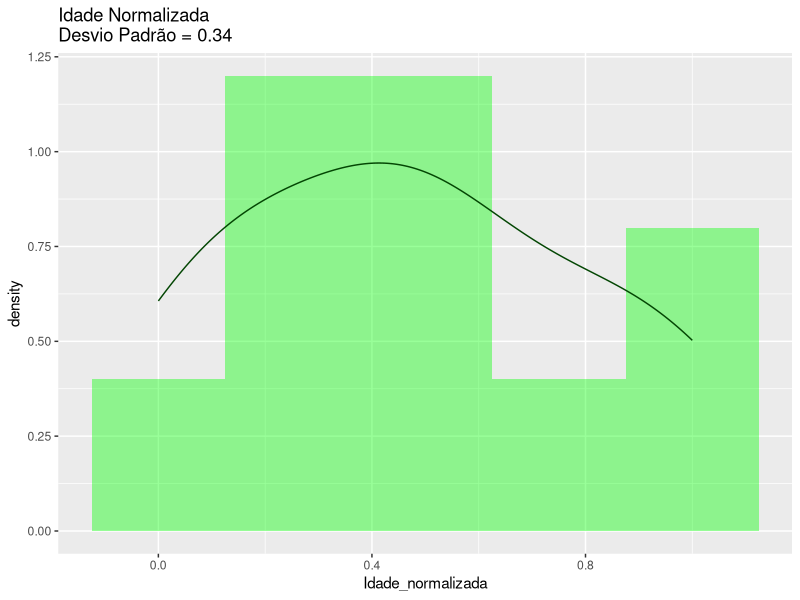
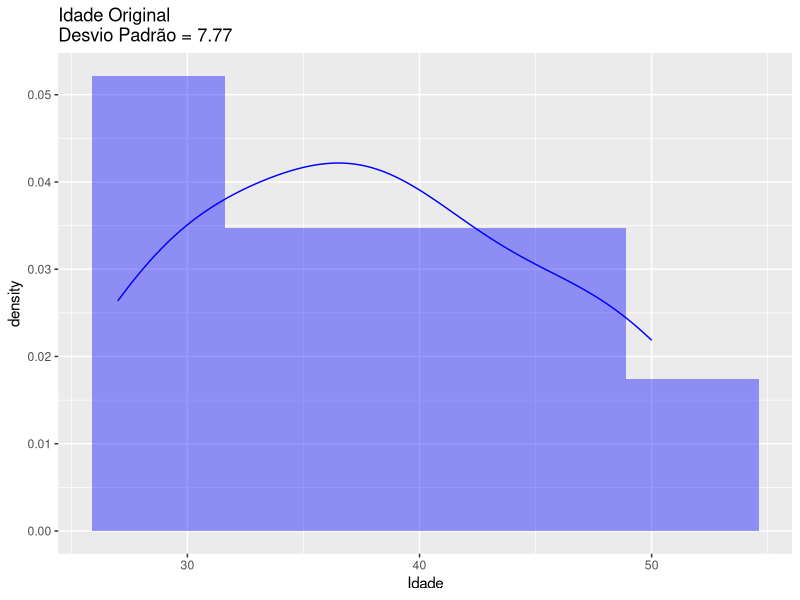
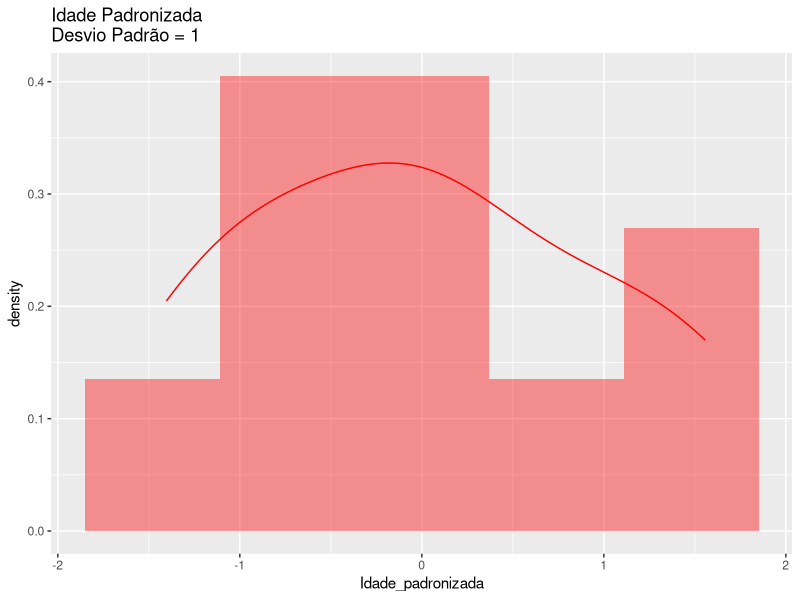
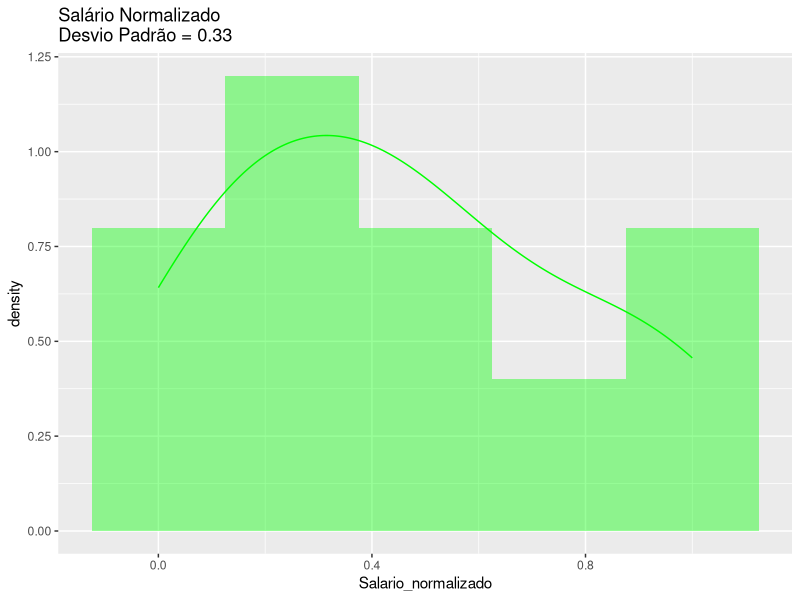
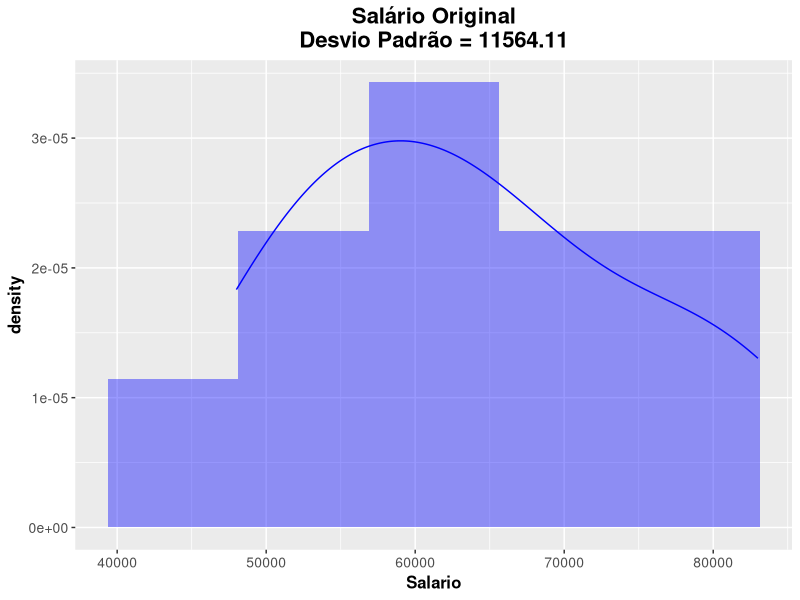
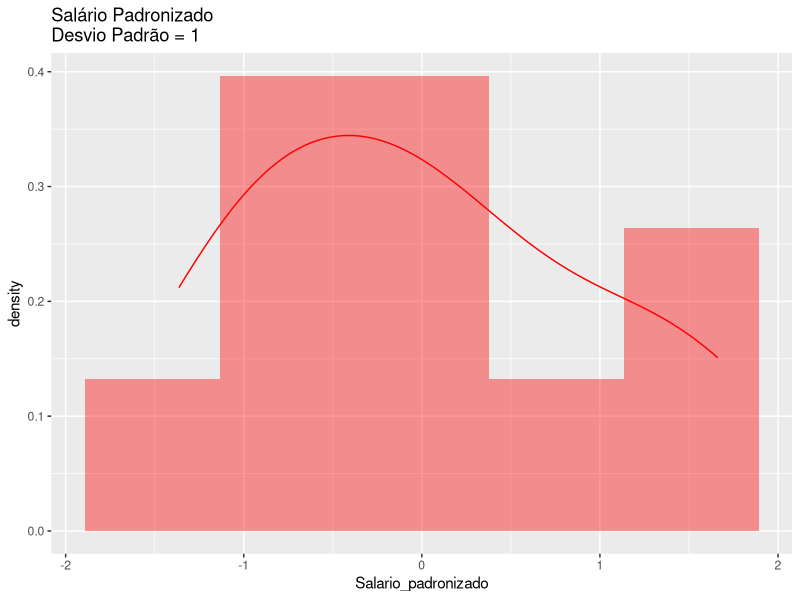

Generate these figures, in order, with R: (Note: this script raises an error after producing the figures.)
# Pacotes necessários
library(ggplot2)
library(gridExtra)

# Criando o dataframe original
df <- data.frame(
  Pais = c("França", "Espanha", "Alemanha", "Espanha", "Alemanha", "França", "Espanha", "França", "Alemanha", "França"),
  Idade = c(44, 27, 30, 38, 40, 35, 30, 48, 50, 37),
  Salario = c(72000, 48000, 54000, 61000, 63730, 58000, 52000, 79000, 83000, 67000),
  Compra_aprovada = c("Não", "Sim", "Não", "Não", NA, "Sim", "Não", "Sim", "Não", "Sim")
)

# Padronizando as colunas "Idade" e "Salario"
df$Idade_padronizada <- scale(df$Idade)
df$Salario_padronizado <- scale(df$Salario)

# Normalizando as colunas "Idade" e "Salario" usando a técnica de máximos e mínimos
normalize <- function(x) {
  return ((x - min(x)) / (max(x) - min(x)))
}
df$Idade_normalizada <- normalize(df$Idade)
df$Salario_normalizado <- normalize(df$Salario)

# Criando histogramas para "Idade"
hist_idade_original <- ggplot(df, aes(x = Idade)) + 
  geom_histogram(aes(y = ..density..), bins = 5, fill = "blue", alpha = 0.4) +
  geom_density(color = "blue") +
  ggtitle(paste("Idade Original\nDesvio Padrão =", round(sd(df$Idade), 2)))

hist_idade_padronizada <- ggplot(df, aes(x = Idade_padronizada)) + 
  geom_histogram(aes(y = ..density..), bins = 5, fill = "red", alpha = 0.4) +
  geom_density(color = "red") +
  ggtitle(paste("Idade Padronizada\nDesvio Padrão =", round(sd(df$Idade_padronizada), 2)))

hist_idade_normalizada <- ggplot(df, aes(x = Idade_normalizada)) + 
  geom_histogram(aes(y = ..density..), bins = 5, fill = "green", alpha = 0.4) +
  geom_density(color = "green") +
  ggtitle(paste("Idade Normalizada\nDesvio Padrão =", round(sd(df$Idade_normalizada), 2)))

# Criando histogramas para "Salario"
hist_salario_original <- ggplot(df, aes(x = Salario)) + 
  geom_histogram(aes(y = ..density..), bins = 5, fill = "blue", alpha = 0.4) +
  geom_density(color = "blue") +
  ggtitle(paste("Salário Original\nDesvio Padrão =", round(sd(df$Salario), 2)))

hist_salario_padronizado <- ggplot(df, aes(x = Salario_padronizado)) + 
  geom_histogram(aes(y = ..density..), bins = 5, fill = "red", alpha = 0.4) +
  geom_density(color = "red") +
  ggtitle(paste("Salário Padronizado\nDesvio Padrão =", round(sd(df$Salario_padronizado), 2)))

hist_salario_normalizado <- ggplot(df, aes(x = Salario_normalizado)) + 
  geom_histogram(aes(y = ..density..), bins = 5, fill = "green", alpha = 0.4) +
  geom_density(color = "green") +
  ggtitle(paste("Salário Normalizado\nDesvio Padrão =", round(sd(df$Salario_normalizado), 2)))# Pacotes necessários
library(ggplot2)
library(gridExtra)

# Criando o dataframe original
df <- data.frame(
  Pais = c("França", "Espanha", "Alemanha", "Espanha", "Alemanha", "França", "Espanha", "França", "Alemanha", "França"),
  Idade = c(44, 27, 30, 38, 40, 35, 30, 48, 50, 37),
  Salario = c(72000, 48000, 54000, 61000, 63730, 58000, 52000, 79000, 83000, 67000),
  Compra_aprovada = c("Não", "Sim", "Não", "Não", NA, "Sim", "Não", "Sim", "Não", "Sim")
)

# Padronizando as colunas "Idade" e "Salario"
df$Idade_padronizada <- scale(df$Idade)
df$Salario_padronizado <- scale(df$Salario)

# Normalizando as colunas "Idade" e "Salario" usando a técnica de máximos e mínimos
normalize <- function(x) {
  return ((x - min(x)) / (max(x) - min(x)))
}
df$Idade_normalizada <- normalize(df$Idade)
df$Salario_normalizado <- normalize(df$Salario)

# Criando histogramas para "Idade"
hist_idade_original <- ggplot(df, aes(x = Idade)) + 
  geom_histogram(aes(y = ..density..), bins = 5, fill = "blue", alpha = 0.4) +
  geom_density(color = "blue") +
  ggtitle(paste("Idade Original\nDesvio Padrão =", round(sd(df$Idade), 2)))

hist_idade_padronizada <- ggplot(df, aes(x = Idade_padronizada)) + 
  geom_histogram(aes(y = ..density..), bins = 5, fill = "red", alpha = 0.4) +
  geom_density(color = "red") +
  ggtitle(paste("Idade Padronizada\nDesvio Padrão =", round(sd(df$Idade_padronizada), 2)))

hist_idade_normalizada <- ggplot(df, aes(x = Idade_normalizada)) + 
  geom_histogram(aes(y = ..density..), bins = 5, fill = "green", alpha = 0.4) +
  geom_density(color = "#034603") +
  ggtitle(paste("Idade Normalizada\nDesvio Padrão =", round(sd(df$Idade_normalizada), 2)))

# Criando histogramas para "Salario"
hist_salario_original <- ggplot(df, aes(x = Salario)) + 
  geom_histogram(aes(y = ..density..), bins = 5, fill = "blue", alpha = 0.4) +
  geom_density(color = "blue") +
  ggtitle(paste("Salário Original\nDesvio Padrão =", round(sd(df$Salario), 2)))+
  theme(plot.title = element_text(size = 16, face = "bold", hjust = 0.5),
        axis.title = element_text(size = 12, face = "bold"),
        axis.text = element_text(size = 10))

hist_salario_padronizado <- ggplot(df, aes(x = Salario_padronizado)) + 
  geom_histogram(aes(y = ..density..), bins = 5, fill = "red", alpha = 0.4) +
  geom_density(color = "red") +
  ggtitle(paste("Salário Padronizado\nDesvio Padrão =", round(sd(df$Salario_padronizado), 2)))
+# Pacotes necessários
library(ggplot2)
library(gridExtra)

# Criando o dataframe original
df <- data.frame(
  Pais = c("França", "Espanha", "Alemanha", "Espanha", "Alemanha", "França", "Espanha", "França", "Alemanha", "França"),
  Idade = c(44, 27, 30, 38, 40, 35, 30, 48, 50, 37),
  Salario = c(72000, 48000, 54000, 61000, 63730, 58000, 52000, 79000, 83000, 67000),
  Compra_aprovada = c("Não", "Sim", "Não", "Não", NA, "Sim", "Não", "Sim", "Não", "Sim")
)

# Padronizando as colunas "Idade" e "Salario"
df$Idade_padronizada <- scale(df$Idade)
df$Salario_padronizado <- scale(df$Salario)

# Normalizando as colunas "Idade" e "Salario" usando a técnica de máximos e mínimos
normalize <- function(x) {
  return ((x - min(x)) / (max(x) - min(x)))
}
df$Idade_normalizada <- normalize(df$Idade)
df$Salario_normalizado <- normalize(df$Salario)

# Criando histogramas para "Idade"
hist_idade_original <- ggplot(df, aes(x = Idade)) + 
  geom_histogram(aes(y = ..density..), bins = 5, fill = "blue", alpha = 0.4) +
  geom_density(color = "blue") +
  ggtitle(paste("Idade Original\nDesvio Padrão =", round(sd(df$Idade), 2)))

hist_idade_padronizada <- ggplot(df, aes(x = Idade_padronizada)) + 
  geom_histogram(aes(y = ..density..), bins = 5, fill = "red", alpha = 0.4) +
  geom_density(color = "red") +
  ggtitle(paste("Idade Padronizada\nDesvio Padrão =", round(sd(df$Idade_padronizada), 2)))

hist_idade_normalizada <- ggplot(df, aes(x = Idade_normalizada)) + 
  geom_histogram(aes(y = ..density..), bins = 5, fill = "green", alpha = 0.4) +
  geom_density(color = "#016501") +
  ggtitle(paste("Idade Normalizada\nDesvio Padrão =", round(sd(df$Idade_normalizada), 2)))

# Criando histogramas para "Salario"
hist_salario_original <- ggplot(df, aes(x = Salario)) + 
  geom_histogram(aes(y = ..density..), bins = 5, fill = "blue", alpha = 0.4) +
  geom_density(color = "blue") +
  ggtitle(paste("Salário Original\nDesvio Padrão =", round(sd(df$Salario), 2)))+
  theme(plot.title = element_text(size = 16, face = "bold", hjust = 0.5),
        axis.title = element_text(size = 12, face = "bold"),
        axis.text = element_text(size = 10))

hist_salario_padronizado <- ggplot(df, aes(x = Salario_padronizado)) + 
  geom_histogram(aes(y = ..density..), bins = 5, fill = "red", alpha = 0.4) +
  geom_density(color = "red") +
  ggtitle(paste("Salário Padronizado\nDesvio Padrão =", round(sd(df$Salario_padronizado), 2)))+
  theme(plot.title = element_text(size = 16, face = "bold", hjust = 0.5),
        axis.title = element_text(size = 12, face = "bold"),
        axis.text = element_text(size = 10))
hist_salario_normalizado <- ggplot(df, aes(x = Salario_normalizado)) + 
  geom_histogram(aes(y = ..density..), bins = 5, fill = "green", alpha = 0.4) +
  geom_density(color = "#034a03") +
  ggtitle(paste("Salário Normalizado\nDesvio Padrão =", round(sd(df$Salario_normalizado), 2)))+
  theme(plot.title = element_text(size = 16, face = "bold", hjust = 0.5),
        axis.title = element_text(size = 12, face = "bold"),
        axis.text = element_text(size = 10))

# Exibindo os histogramas para "Idade"
grid.arrange(hist_idade_original, hist_idade_padronizada, hist_idade_normalizada, ncol = 3)

# Exibindo os histogramas para "Salario"
grid.arrange(hist_salario_original, hist_salario_padronizado, hist_salario_normalizado, ncol = 3)

  theme(plot.title = element_text(size = 16, face = "bold", hjust = 0.5),
        axis.title = element_text(size = 12, face = "bold"),
        axis.text = element_text(size = 10))
hist_salario_normalizado <- ggplot(df, aes(x = Salario_normalizado)) + 
  geom_histogram(aes(y = ..density..), bins = 5, fill = "green", alpha = 0.4) +
  geom_density(color = "#034803") +
  ggtitle(paste("Salário Normalizado\nDesvio Padrão =", round(sd(df$Salario_normalizado), 2)))+
  theme(plot.title = element_text(size = 16, face = "bold", hjust = 0.5),
        axis.title = element_text(size = 12, face = "bold"),
        axis.text = element_text(size = 10))

# Exibindo os histogramas para "Idade"
grid.arrange(hist_idade_original, hist_idade_padronizada, hist_idade_normalizada, ncol = 3)

# Exibindo os histogramas para "Salario"
grid.arrange(hist_salario_original, hist_salario_padronizado, hist_salario_normalizado, ncol = 3)


# Exibindo os histogramas para "Idade"
grid.arrange(hist_idade_original, hist_idade_padronizada, hist_idade_normalizada, ncol = 3)

# Exibindo os histogramas para "Salario"
grid.arrange(hist_salario_original, hist_salario_padronizado, hist_salario_normalizado, ncol = 3)
